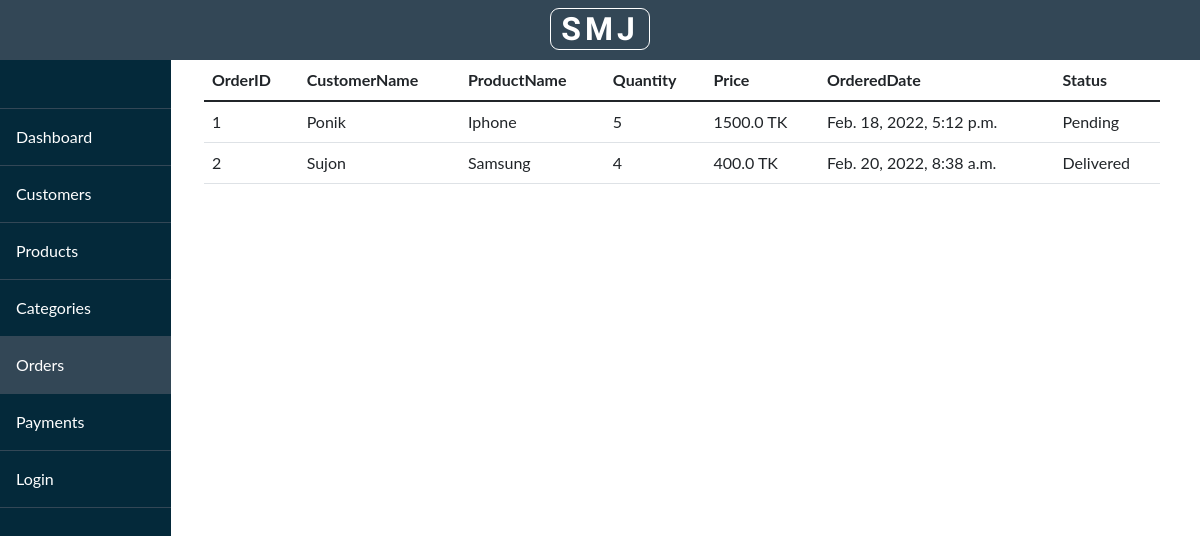
Screenshot of /orders/ with the database file from the repository.
### websites/models.py (models this page shows, shortened)
class Order(models.Model):
    customerName = models.ForeignKey("Customer", models.SET_NULL,
    blank=True, null=True,)
    productName = models.ForeignKey("Product", models.SET_NULL,
    blank=True, null=True,)
    productQuantity = models.IntegerField(default=0)
    ordered_at = models.DateTimeField(auto_now_add = True, null = True)
    orderStatus = models.CharField(max_length = 100, choices = status, default="Pending")

class Customer(models.Model):
    customerName = models.CharField(max_length=200, null=True)
    address = models.CharField(max_length=200, null=True)
    email = models.EmailField(max_length=254, null=True)
    organizationName = models.CharField(max_length=200, null=True)
    jobTitle = models.CharField(max_length=200, null=True)
    customerCategory = models.CharField(max_length=200, null=True)
    customerPhonenumber = models.CharField(max_length=200, null=True)
    country = models.CharField(max_length=200, null=True)
    city = models.CharField(max_length=200, null=True)
    area = models.CharField(max_length=200, null=True)
    postcode = models.IntegerField()
    created_at = models.DateTimeField(auto_now_add=True, null=True)
    def __str__(self):
        return self.customerName

class Product(models.Model):
    categoryId = models.ForeignKey(Product_Category, models.SET_NULL, blank=True,null=True,)
    productName = models.CharField(max_length=200, null=True)
    productPrice = models.FloatField(default=0)
    stockQuantity = models.IntegerField()
    createdAt = models.DateTimeField(auto_now_add = True, null = True)
    def __str__(self):
        return self.productName

### websites/views.py (the view)
# urls.py: path('orders/', views.order, name = "order"),
def order(request):
    orderList = list(Order.objects.all())
    productList = list(Product.objects.all())
    myList = zip(orderList, productList)
    finalList = []
    price_sum = 0
    for i, j in myList:
        total = i.productQuantity * j.productPrice
        price_sum += total
        finalList.append(total)
        ordered_price_list.append(total)
    priceSum[0] = price_sum
    priceList = zip(orderList, finalList)
    return render(request, 'websites/order.html', {
        'orders': priceList
    })

### websites/templates/websites/order.html
{% extends 'websites/layout.html' %}
{% block content %}
    <div class="col-md-10">
        <table class="table">
            <thead>
              <tr>
                <th scope="col">OrderID</th>
                <th scope="col">CustomerName</th>
                <th scope="col">ProductName</th>
                <th scope="col">Quantity</th>
                <th scope="col">Price</th>
                <th scope="col">OrderedDate</th>
                <th scope="col">Status</th>
              </tr>
            </thead>
            <tbody>
              {% for order, productprice in orders %}
                <tr>
                    <td>{{ order.id }}</td>
                    <td>{{ order.customerName }}</td>
                    <td>{{ order.productName }}</td>
                    <td>{{ order.productQuantity }}</td>
                    <td>{{productprice}} TK</td>
                    <td>{{ order.ordered_at }}</td>
                    <td>{{ order.orderStatus }}</td>
                </tr>
              {% endfor %}
            </tbody>
          </table>
    </div>
{% endblock %}

### static/css/style.css (style rules this page uses)
body { margin: 0; font-family: "Lato", sans-serif; }
body { overflow-x: hidden; }
.table { width: 96%; }

### rows the page displays
Order: id "1", customerName "Ponik", productName "Iphone", productQuantity "5", productprice "1500.0", ordered_at "Feb. 18, 2022, 5:12 p.m.", orderStatus "Pending"
Order: id "2", customerName "Sujon", productName "Samsung", productQuantity "4", productprice "400.0", ordered_at "Feb. 20, 2022, 8:38 a.m.", orderStatus "Delivered"
